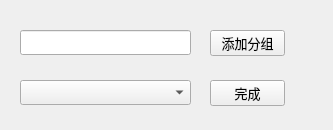
<?xml version="1.0" encoding="UTF-8"?>
<ui version="4.0">
 <class>friendGroup</class>
 <widget class="QWidget" name="friendGroup">
  <property name="geometry">
   <rect>
    <x>0</x>
    <y>0</y>
    <width>333</width>
    <height>130</height>
   </rect>
  </property>
  <property name="font">
   <font>
    <family>黑体</family>
    <pointsize>10</pointsize>
   </font>
  </property>
  <property name="windowTitle">
   <string>Form</string>
  </property>
  <widget class="QLineEdit" name="lineEdit">
   <property name="geometry">
    <rect>
     <x>20</x>
     <y>30</y>
     <width>171</width>
     <height>25</height>
    </rect>
   </property>
  </widget>
  <widget class="QPushButton" name="addGPushButton">
   <property name="geometry">
    <rect>
     <x>210</x>
     <y>30</y>
     <width>75</width>
     <height>26</height>
    </rect>
   </property>
   <property name="text">
    <string>添加分组</string>
   </property>
  </widget>
  <widget class="QComboBox" name="comboBox">
   <property name="geometry">
    <rect>
     <x>20</x>
     <y>80</y>
     <width>171</width>
     <height>25</height>
    </rect>
   </property>
  </widget>
  <widget class="QPushButton" name="OKPushButton">
   <property name="geometry">
    <rect>
     <x>210</x>
     <y>80</y>
     <width>75</width>
     <height>26</height>
    </rect>
   </property>
   <property name="text">
    <string>完成</string>
   </property>
  </widget>
 </widget>
 <resources/>
 <connections/>
</ui>
